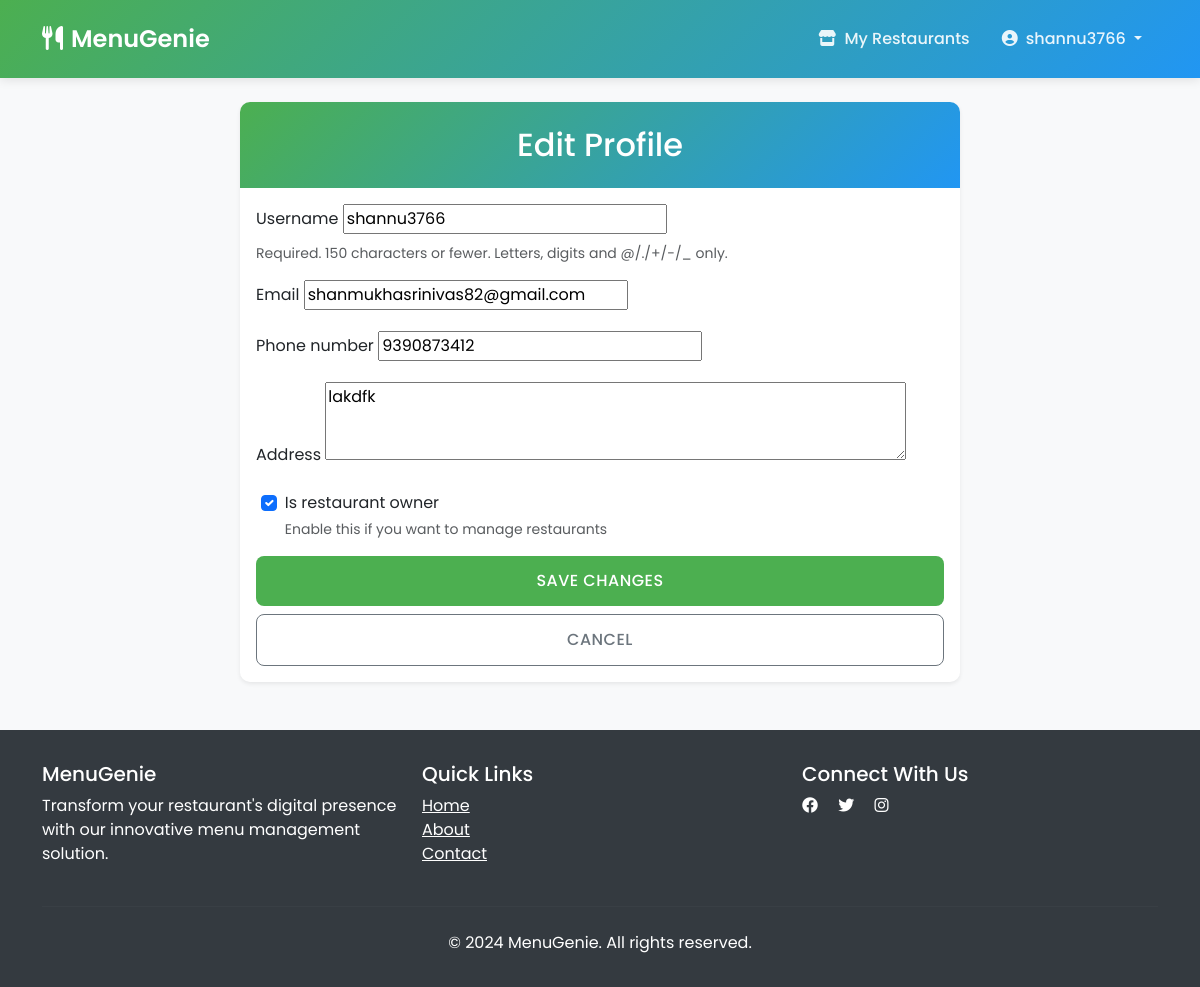
Page /accounts/profile/edit/ (signed in) on the committed database.
### accounts/models.py (models this page shows, shortened)
class CustomUser(AbstractUser):
    email = models.EmailField(unique=True)
    phone_number = models.CharField(max_length=15, blank=True)
    address = models.TextField(blank=True)
    is_restaurant_owner = models.BooleanField(default=False)
    email_verification_token = models.CharField(max_length=6, null=True, blank=True)
    email_verification_token_created_at = models.DateTimeField(null=True, blank=True)
    email_verified = models.BooleanField(default=False)

### accounts/views.py (the view)
# urls.py: path('profile/edit/', views.edit_profile, name='edit_profile'),
@login_required
def edit_profile(request):
    if request.method == 'POST':
        form = UserProfileForm(request.POST, instance=request.user)
        if form.is_valid():
            form.save()
            messages.success(request, 'Your profile has been updated successfully!')
            return redirect('accounts:profile')
    else:
        form = UserProfileForm(instance=request.user)
    return render(request, 'accounts/edit_profile.html', {
        'form': form
    })

### accounts/forms.py
class UserProfileForm(forms.ModelForm):
    class Meta:
        model = CustomUser
        fields = ('username', 'email', 'phone_number', 'address', 'is_restaurant_owner')
        widgets = {
            'address': forms.Textarea(attrs={'rows': 3}),
            'is_restaurant_owner': forms.CheckboxInput(attrs={'class': 'form-check-input'}),
        }
    def __init__(self, *args, **kwargs):
        super().__init__(*args, **kwargs)
        self.fields['username'].widget.attrs['readonly'] = True
        self.fields['email'].widget.attrs['readonly'] = True
        self.fields['is_restaurant_owner'].help_text = 'Enable this if you want to manage restaurants'

### accounts/templates/accounts/edit_profile.html (shortened to what this page needs)
{% extends 'base.html' %}
{% block content %}
<div class="container">
    <div class="row justify-content-center">
        <div class="col-md-8">
            <div class="card shadow-sm">
                <div class="card-header bg-primary text-white">
                    <h2 class="text-center mb-0">Edit Profile</h2>
                </div>
                <div class="card-body">
                    <form method="post" class="needs-validation" novalidate>
                        {% for field in form %}
                            {% if field.name != 'is_restaurant_owner' %}
                                <div class="mb-3">
                                    <label for="{{ field.id_for_label }}" class="form-label">{{ field.label }}</label>
                                    {{ field }}
                                    {% if field.help_text %}
                                        <div class="form-text">{{ field.help_text }}</div>
                                    {% endif %}
                                </div>
                            {% endif %}
                        {% endfor %}
                        <div class="mb-3 form-check">
                            {{ form.is_restaurant_owner }}
                            <label class="form-check-label" for="{{ form.is_restaurant_owner.id_for_label }}">
                                {{ form.is_restaurant_owner.label }}
                            </label>
                            {% if form.is_restaurant_owner.help_text %}
                                <div class="form-text">{{ form.is_restaurant_owner.help_text }}</div>
                            {% endif %}
                        </div>
                        <div class="d-grid gap-2">
                            <button type="submit" class="btn btn-primary">Save Changes</button>
                            <a href="{% url 'accounts:profile' %}" class="btn btn-outline-secondary">Cancel</a>
                        </div>
                    </form>
                </div>
            </div>
        </div>
    </div>
</div>
{% endblock %}

### accounts/templates/base.html (shortened to what this page needs)
<!DOCTYPE html>
<html lang="en">
<head>
    <link href="https://cdn.jsdelivr.net/npm/bootstrap@5.3.0/dist/css/bootstrap.min.css" rel="stylesheet">
    <link href="https://cdnjs.cloudflare.com/ajax/libs/font-awesome/6.4.0/css/all.min.css" rel="stylesheet">
    <link rel="stylesheet" href="https://cdnjs.cloudflare.com/ajax/libs/animate.css/4.1.1/animate.min.css">
</head>
<body>
    <nav class="navbar navbar-expand-lg navbar-dark">
        <div class="container">
            <a class="navbar-brand" href="{% url 'home' %}">
                <i class="fas fa-utensils me-2"></i>MenuGenie
            </a>
            <div class="collapse navbar-collapse" id="navbarNav">
                <ul class="navbar-nav ms-auto">
                    {% if user.is_authenticated %}
                        <li class="nav-item">
                            <a class="nav-link" href="{% url 'menu:my_restaurants' %}">
                                <i class="fas fa-store me-1"></i> My Restaurants
                            </a>
                        </li>
                        <li class="nav-item dropdown">
                            <a class="nav-link dropdown-toggle" href="#" id="navbarDropdown" role="button" data-bs-toggle="dropdown">
                                <i class="fas fa-user-circle me-1"></i> {{ user.username }}
                            </a>
                        </li>
                    {% endif %}
                </ul>
            </div>
        </div>
    </nav>
    <div class="container mt-4">
        {% block content %}
        {% endblock %}
    </div>
    <footer class="footer mt-5">
        <div class="container">
            <div class="row">
                <div class="col-md-4">
                    <h5>MenuGenie</h5>
                    <p>Transform your restaurant's digital presence with our innovative menu management solution.</p>
                </div>
                <div class="col-md-4">
                    <h5>Quick Links</h5>
                    <ul class="list-unstyled">
                        <li><a href="{% url 'home' %}" class="text-white">Home</a></li>
                        <li><a href="#" class="text-white">About</a></li>
                        <li><a href="#" class="text-white">Contact</a></li>
                    </ul>
                </div>
                <div class="col-md-4">
                    <h5>Connect With Us</h5>
                    <div class="social-links">
                        <a href="#" class="text-white me-3"><i class="fab fa-facebook"></i></a>
                        <a href="#" class="text-white me-3"><i class="fab fa-twitter"></i></a>
                        <a href="#" class="text-white me-3"><i class="fab fa-instagram"></i></a>
                    </div>
                </div>
            </div>
            <hr class="mt-4 mb-4" style="border-color: rgba(255,255,255,0.1);">
            <div class="text-center">
                <p class="mb-0">&copy; 2024 MenuGenie. All rights reserved.</p>
            </div>
        </div>
    </footer>
</body>
</html>

### accounts/templates/base.html (style rules this page uses)
:root { --primary-color: #4CAF50; --secondary-color: #2196F3; --accent-color: #FF9800; --text-color: #333; --light-bg: #f8f9fa; --dark-bg: #343a40; }
body { font-family: 'Poppins', sans-serif; background-color: var(--light-bg); color: var(--text-color); }
.navbar { background: linear-gradient(135deg, var(--primary-color), var(--secondary-color)); padding: 1rem 0; box-shadow: 0 2px 10px rgba(0,0,0,0.1); }
.navbar-brand { font-weight: 600; font-size: 1.5rem; color: white !important; }
.nav-link { color: rgba(255,255,255,0.9) !important; font-weight: 500; transition: all 0.3s ease; padding: 0.5rem 1rem !important; border-radius: 5px; }
.card { border: none; border-radius: 15px; box-shadow: 0 5px 15px rgba(0,0,0,0.05); transition: transform 0.3s ease, box-shadow 0.3s ease; overflow: hidden; }
.card-header { background: linear-gradient(135deg, var(--primary-color), var(--secondary-color)); color: white; border: none; padding: 1.5rem; }
.btn { padding: 0.8rem 1.5rem; border-radius: 8px; font-weight: 500; transition: all 0.3s ease; text-transform: uppercase; letter-spacing: 0.5px; }
.btn-primary { background: var(--primary-color); border: none; }
.footer { background: var(--dark-bg); color: white; padding: 2rem 0; margin-top: 3rem; }

### accounts/templates/accounts/edit_profile.html (style rules this page uses)
.card { border: none; border-radius: 10px; }
.btn-primary { padding: 0.8rem; }
.form-check { padding-left: 1.8rem; }
.form-check-input { margin-left: -1.8rem; }

### rows in the picture
CustomUser: username "shannu3766", form "shannu3766" "shanmukhasrinivas82@gmail.com" "9390873412" "lakdfk", is_restaurant_owner "☑"

### other values in the picture
{{ field.label }} "Username" "Email" "Phone number" "Address"
{{ field.help_text }} "Required. 150 characters or fewer. Letters, digits and @/./+/-/_ only."
